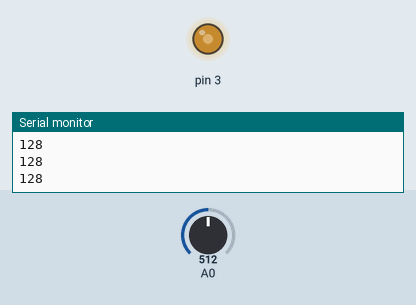
This sketch was run on a simulated Arduino Uno, built with avr-gcc and run on an emulated ATmega328P. Parts: output pins drawn as LEDs (lit = HIGH), the last lines printed to the serial monitor. Inputs (shaded band) come from the test bench; at power-on: A0 = 512.

Above: at 1.3 s.
1.4 s: A0 set to 716
At 2.7 s:
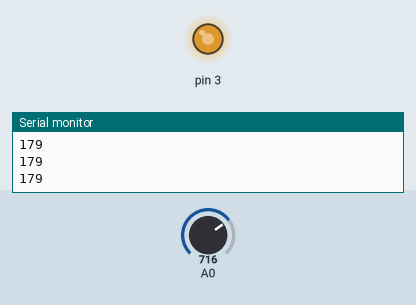
3.0 s: A0 set to 900
At 4.1 s:
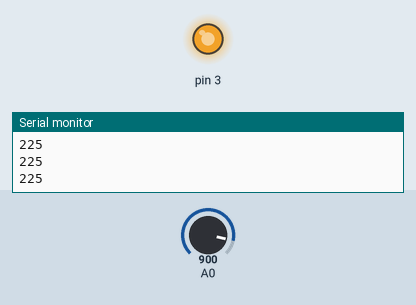
4.5 s: A0 set to 122
At 5.2 s:
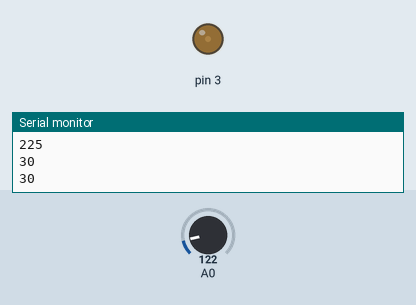
6.0 s: A0 set to 0
At 6.4 s:
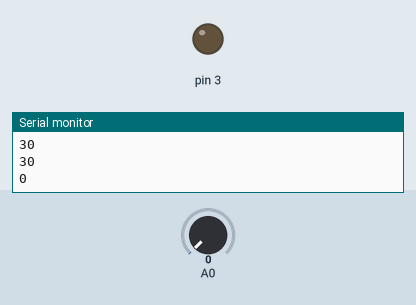
Timing chart, 0 to 8.5 s (numbered marks = the images above; inputs shaded):
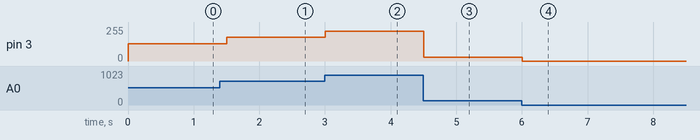

Measured:
- after the input at 1.4 s, pin 3: 128/255 → 179/255 after 0.10 s
- after the input at 3.0 s, pin 3: 179/255 → 225/255 at once
- after the input at 4.5 s, pin 3: 225/255 → 30/255 at once
- after the input at 6.0 s, pin 3: 30/255 → 0/255 at once

The sketch:

LDR.ino
```cpp
int val = 0;

void setup() {
  Serial.begin(9600);
}

void loop() {
  val = analogRead(0);

  // analog 0-1023 -> digital 0-255
  Serial.println(val/4);
  analogWrite(3, val/4);
  delay(500);
}
```
